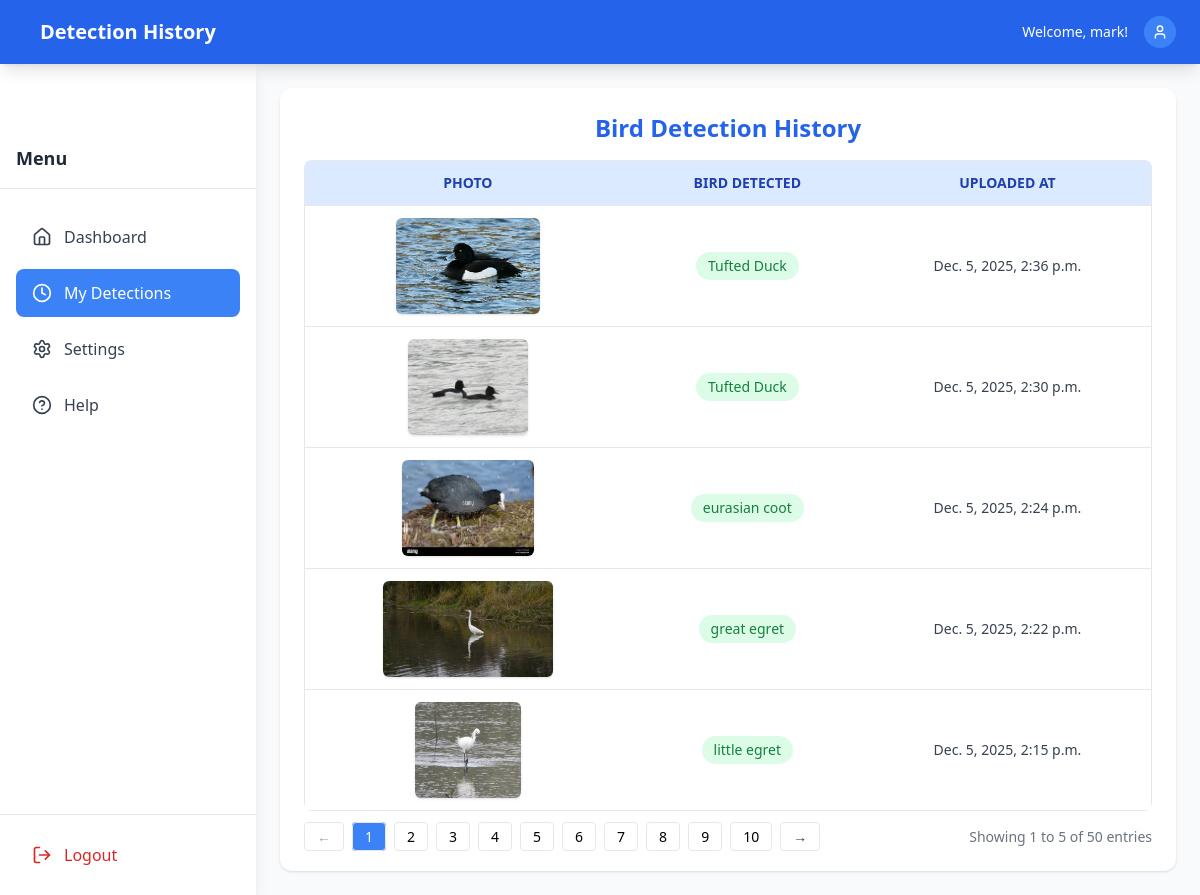
/upload-history/ (signed in), run on an earlier commit of the app's database.
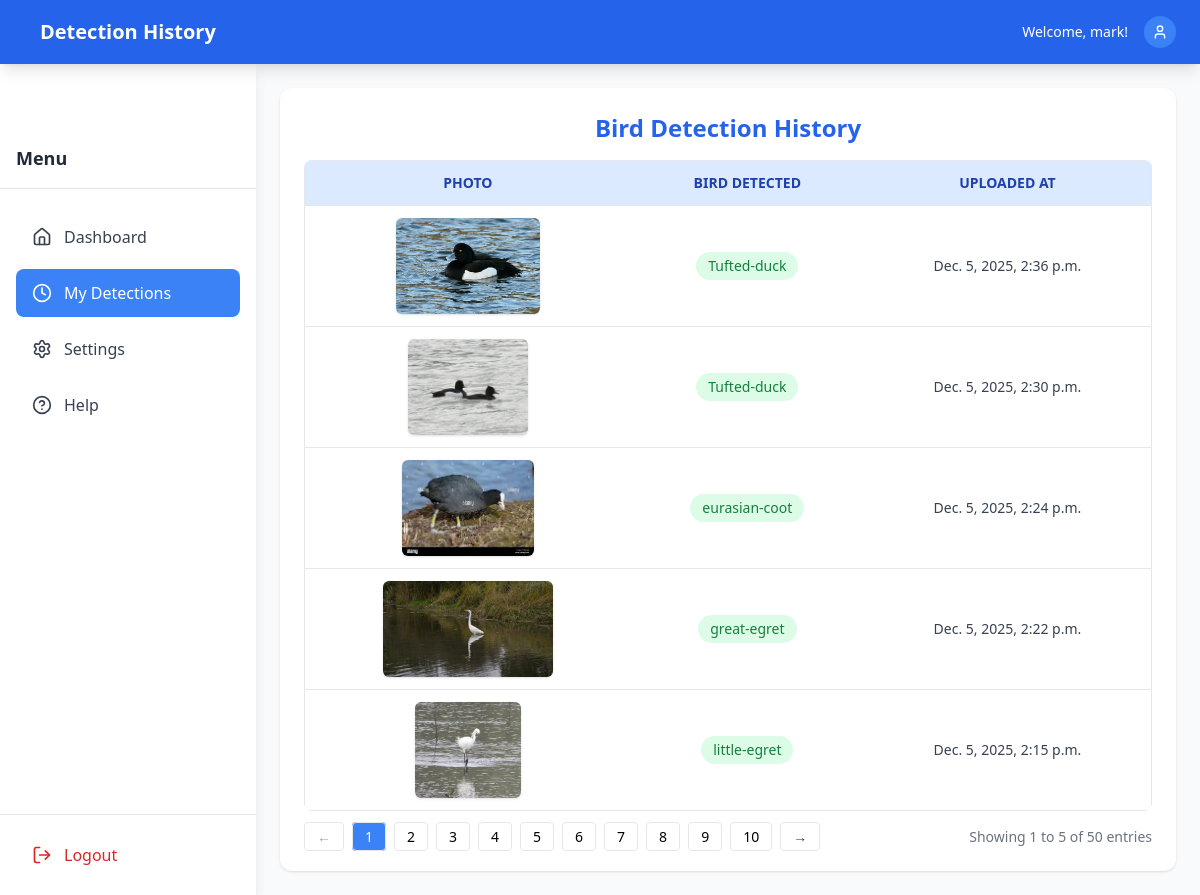
And on a later commit of the database.
### myapp/models.py (models this page shows, shortened)
class CustomUser(AbstractUser):
    ROLE_CHOICES = (
        ('admin', 'Admin'),
        ('client', 'Client'),
    )
    email = models.EmailField(unique=True)
    role = models.CharField(max_length=10, choices=ROLE_CHOICES, default='client')
    is_verified = models.BooleanField(default=False)  # <--- Add this
    USERNAME_FIELD = 'email'
    REQUIRED_FIELDS = ['username']

class BirdPhoto(models.Model):  # Move outside of CustomUser
    user = models.ForeignKey(settings.AUTH_USER_MODEL, on_delete=models.CASCADE)  # Correct reference
    photo = models.ImageField(upload_to='bird_photos/')
    bird = models.ForeignKey(Bird, on_delete=models.SET_NULL, null=True, blank=True)  # <-- add this
    uploaded_at = models.DateTimeField(auto_now_add=True)

class Bird(models.Model):
    name = models.CharField(max_length=255)
    scientific_name = models.CharField(max_length=255)
    description = models.TextField()
    population = models.CharField(max_length=100)
    class_index = models.IntegerField(unique=True)  # Corresponds to the model's output class index
    image = models.TextField(null=True, blank=True)  # <-- Changed to TextField

### myapp/views.py (the view)
# urls.py: path('upload-history/', upload_history, name='upload_history'),
@login_required
def upload_history(request):
    user_photos = BirdPhoto.objects.filter(user=request.user).order_by('-uploaded_at')  # Fetch user uploads
    return render(request, 'upload_history.html', {'user_photos': user_photos})

### myapp/templates/upload_history.html (shortened to what this page needs)
{% load static %}
<!DOCTYPE html>
<html lang="en">
<head>
  <script src="https://cdn.tailwindcss.com"></script>
</head>
<body class="bg-gray-50">
<header class="bg-blue-600 text-white shadow-lg fixed top-0 inset-x-0 z-50">
  <div class="flex items-center justify-between px-6 py-4">
    <div class="flex items-center space-x-4">
      <h1 class="text-xl font-bold">Detection History</h1>
    </div>
    <div class="flex items-center space-x-4">
      <span class="text-sm">Welcome, {{ user.username }}!</span>
      <div class="w-8 h-8 bg-blue-500 rounded-full flex items-center justify-center">
        <i data-lucide="user" class="w-4 h-4"></i>
      </div>
    </div>
  </div>
</header>
<div class="flex pt-16 h-screen">
  <aside id="sidebar" class="fixed inset-y-0 left-0 z-40 w-64 bg-white shadow-lg transform -translate-x-full transition-transform duration-300 ease-in-out md:translate-x-0 md:static md:inset-0">
    <div class="flex flex-col h-full pt-16">
      <div class="flex items-center justify-between p-4 border-b">
        <h2 class="text-lg font-semibold text-gray-800">Menu</h2>
      </div>
      <nav class="flex-1 px-4 py-6 space-y-2">
        <a href="{% url 'user_dashboard' %}" class="flex items-center space-x-3 px-4 py-3 text-gray-700 rounded-lg hover:bg-gray-100 transition-colors">
          <i data-lucide="home" class="w-5 h-5"></i>
          <span>Dashboard</span>
        </a>
        <a href="{% url 'upload_history' %}" class="flex items-center space-x-3 px-4 py-3 text-white bg-blue-500 rounded-lg">
          <i data-lucide="clock" class="w-5 h-5"></i>
          <span>My Detections</span>
        </a>
         <a href="#" class="flex items-center space-x-3 px-4 py-3 text-gray-700 rounded-lg hover:bg-gray-100 transition-colors">
                        <i data-lucide="settings" class="w-5 h-5"></i>
                        <span>Settings</span>
                    </a>
                    <a href="#" class="flex items-center space-x-3 px-4 py-3 text-gray-700 rounded-lg hover:bg-gray-100 transition-colors">
                        <i data-lucide="help-circle" class="w-5 h-5"></i>
                        <span>Help</span>
                    </a>
      </nav>
      <div class="p-4 border-t">
        <a href="{% url 'logout' %}" class="flex items-center space-x-3 w-full px-4 py-3 text-red-600 rounded-lg hover:bg-red-50 transition-colors">
          <i data-lucide="log-out" class="w-5 h-5"></i>
          <span>Logout</span>
        </a>
      </div>
    </div>
  </aside>
  <main class="flex-1 overflow-auto p-6">
    <div class="bg-white rounded-xl shadow p-6 max-w-6xl mx-auto">
      <h2 class="text-2xl font-semibold text-blue-600 mb-4 text-center">Bird Detection History</h2>
      <div class="overflow-x-auto rounded-lg">
        <table class="min-w-full table-auto border text-center text-sm">
          <thead class="bg-blue-100 text-blue-800 uppercase font-semibold">
            <tr>
              <th class="py-3 px-4">Photo</th>
              <th class="py-3 px-4">Bird Detected</th>
              <th class="py-3 px-4">Uploaded At</th>
            </tr>
          </thead>
          <tbody id="uploadTableBody" class="text-gray-700">
            {% for photo in user_photos %}
            <tr class="border-t hover:bg-gray-50 transition table-row">
              <td class="p-3">
                <img src="{{ photo.photo.url }}" alt="Bird Photo" class="h-24 mx-auto rounded-md shadow" />
              </td>
              <td>
                {% if photo.bird %}
                <span class="inline-block bg-green-100 text-green-700 px-3 py-1 rounded-full text-sm font-medium">
                  {{ photo.bird.name }}
                </span>
                {% else %}
                <span class="inline-block bg-gray-200 text-gray-700 px-3 py-1 rounded-full text-sm font-medium">
                  Not Detected
                </span>
                {% endif %}
              </td>
              <td class="p-3">{{ photo.uploaded_at }}</td>
            </tr>
            {% endfor %}
          </tbody>
        </table>
      </div>
      <div class="flex justify-between items-center mt-4">
        <ul class="pagination flex space-x-2 text-sm">
          <li class="prev text-gray-400 cursor-not-allowed"><a href="#" class="px-3 py-1 rounded border">←</a></li>
          <li class="next text-gray-700"><a href="#" class="px-3 py-1 rounded border">→</a></li>
        </ul>
        <div class="page-info text-sm text-gray-500">
          Showing <span id="startItem">0</span> to <span id="endItem">0</span> of <span id="totalItems">0</span> entries
        </div>
      </div>
    </div>
  </main>
</div>
</body>
</html>

What changed in the data, as far as the page shows it:
changed BirdPhoto "Dec. 5, 2025, 2:36 p.m.": bird.name "Tufted Duck" → "Tufted-duck"
changed BirdPhoto "Dec. 5, 2025, 2:30 p.m.": bird.name "Tufted Duck" → "Tufted-duck"
changed BirdPhoto: bird.name "eurasian coot" → "eurasian-coot"
changed BirdPhoto: bird.name "great egret" → "great-egret"
changed BirdPhoto: bird.name "little egret" → "little-egret"
